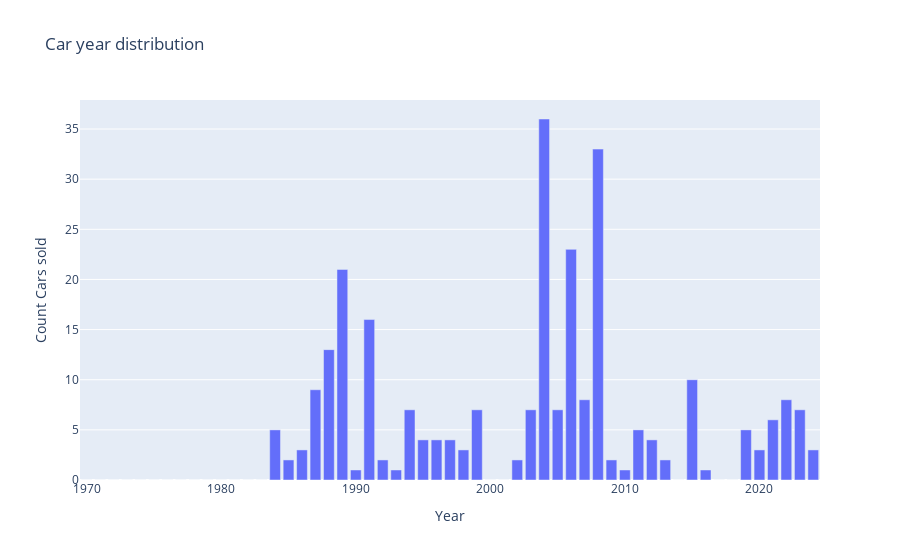

Source (notebook cell):
### Code cell
#distribution of number of cars over the years
dic = {1970+i : sum(df['year']==1970+i) for i in range(55)}
x_dic = [1970 + i for i in range(55)]
y_dic = [dic[1970 + i] for i in range(55)]

# Plot
fig = go.Figure([go.Bar(x=x_dic, y=y_dic)])

fig.update_layout(title="Car year distribution",
                  xaxis_title="Year",
                  yaxis_title="Count Cars sold")


fig.show()

### Figure 1 — Plotly figure (JSON) as saved in the notebook; plotly's stock layout.template omitted (floating-point values rounded to 4 significant figures)
{"data": [{"type": "bar", "x": [1970, 1971, 1972, 1973, 1974, 1975, 1976, 1977, 1978, 1979, 1980, 1981, 1982, 1983, 1984, 1985, 1986, 1987, 1988, 1989, 1990, 1991, 1992, 1993, 1994, 1995, 1996, 1997, 1998, 1999, 2000, 2001, 2002, 2003, 2004, 2005, 2006, 2007, 2008, 2009, 2010, 2011, 2012, 2013, 2014, 2015, 2016, 2017, 2018, 2019, 2020, 2021, 2022, 2023, 2024], "y": [0, 0, 0, 0, 0, 0, 0, 0, 0, 0, 0, 0, 0, 0, 5, 2, 3, 9, 13, 21, 1, 16, 2, 1, 7, 4, 4, 4, 3, 7, 0, 0, 2, 7, 36, 7, 23, 8, 33, 2, 1, 5, 4, 2, 0, 10, 1, 0, 0, 5, 3, 6, 8, 7, 3]}], "layout": {"title": {"text": "Car year distribution"}, "xaxis": {"title": {"text": "Year"}}, "yaxis": {"title": {"text": "Count Cars sold"}}}}
